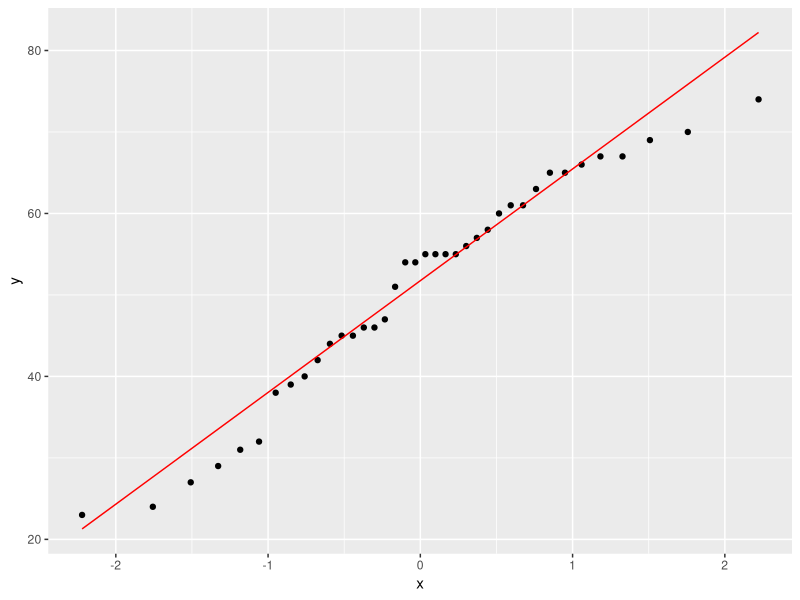

The R source for this figure: (Note: this script raises an error after producing the figure.)
## ---- chunk 1
library(tidyverse); library(knitr); library(ggplot2); library(kableExtra); library(readxl); library(dplyr); library(flextable); library(pbkrtest); library(broom)
Resultatskjema <- read_excel("Gjeldene_analyser/Resultatskjema.xlsx", na = "NA")
view(Resultatskjema)

pre.diff <- Resultatskjema %>%
  # velger relevante variabler
  select(id, group, time, sex, age, total_mass, height, weight, bmi, fat_mass, lean_mass, sys, dia, wc, handgrip, vo2max_ml_min_kg_6x5, vat_mass, vat_volume, `s-glukose`, `s-triglyserider`, `s-hdl`, `s-ldl`, pwv, `1rm_newton`) %>% 
  # filtrerer verdier fra pretest
  filter(time == "pre") %>%
  print()

ggplot(pre.diff, aes(sample = age)) + stat_qq() + stat_qq_line(col = "red")
lm.age <- lm(age ~ group, data = pre.diff)
summary(lm.age)
confint(lm.age)

t.test(age ~ group, data = pre.diff, paired = FALSE)
t.test(age ~ group, data = pre.diff, var.equal = TRUE)

lm.age.co <- lm(age ~ group + sex, data = pre.diff)
summary(lm.age.co)

ggplot(pre.diff, aes(sample = height)) + stat_qq() + stat_qq_line(col = "red")
lm.height <- lm(height ~ group, data = pre.diff)
summary(lm.height)
confint(lm.height)

lm.height.co <- lm(height ~ group + sex, data = pre.diff)
summary(lm.height.co)

t.test(height ~ group, data = pre.diff, paired = FALSE)

t.test(weight ~ group, data = pre.diff, paired = FALSE)

ggplot(pre.diff, aes(sample = total_mass)) + stat_qq() + stat_qq_line(col = "red")
lm.mass <- lm(total_mass ~ group, data = pre.diff)
summary(lm.mass)
confint(lm.mass)

lm.mass.co <- lm(total_mass ~ group + sex, data = pre.diff)
summary(lm.mass.co)

t.test(total_mass ~ group, data = pre.diff, paired = FALSE)

# bmi er signifikant forskjellig mellom gruppene
ggplot(pre.diff, aes(sample = bmi)) + stat_qq() + stat_qq_line(col = "red")
lm.bmi <- lm(bmi ~ group, data = pre.diff)
summary(lm.bmi)
confint(lm.bmi)
var.test(bmi ~ group, data = pre.diff)
t.test(bmi ~ group, var.equal = TRUE, data = pre.diff)
t.test(bmi ~ group, data = pre.diff)

lm.bmi.co <- lm(bmi ~ group + sex, data = pre.diff)
summary(lm.bmi.co)

t.test(bmi ~ group, data = pre.diff, paired = FALSE)

# fettmasse er signifikant forskjellig mellom gruppene
ggplot(pre.diff, aes(sample = fat_mass)) + stat_qq() + stat_qq_line(col = "red")
lm.fat <- lm(fat_mass ~ group, data = pre.diff)
summary(lm.fat)
confint(lm.fat)

lm.fat.co <- lm(fat_mass ~ group + sex, data = pre.diff)
summary(lm.fat.co)

t.test(fat_mass ~ group, data = pre.diff, paired = FALSE)

ggplot(pre.diff, aes(sample = lean_mass)) + stat_qq() + stat_qq_line(col = "red")
lm.lean <- lm(lean_mass ~ group, data = pre.diff)
summary(lm.lean)
confint(lm.lean)

t.test(lean_mass ~ group, data = pre.diff, paired = FALSE)

lm.lean.co <- lm(lean_mass ~ group + sex, data = pre.diff)
summary(lm.lean.co)

ggplot(pre.diff, aes(sample = sys)) + stat_qq() + stat_qq_line(col = "red")
lm.sys <- lm(sys ~ group, data = pre.diff)
summary(lm.sys)
confint(lm.sys)

lm.sys.co <- lm(sys ~ group + sex, data = pre.diff)
summary(lm.sys.co)

t.test(sys ~ group, data = pre.diff, paired = FALSE)

ggplot(pre.diff, aes(sample = dia)) + stat_qq() + stat_qq_line(col = "red")
lm.dia <- lm(dia ~ group, data = pre.diff)
summary(lm.dia)
confint(lm.dia)

lm.dia.co <- lm(dia ~ group + sex, data = pre.diff)
summary(lm.dia.co)

t.test(dia ~ group, data = pre.diff, paired = FALSE)

ggplot(pre.diff, aes(sample = wc)) + stat_qq() + stat_qq_line(col = "red")
lm.wc <- lm(wc ~ group, data = pre.diff)
summary(lm.wc)
confint(lm.wc)

# wc sign foskjell
lm.wc.co <- lm(wc ~ group + sex, data = pre.diff)
summary(lm.wc.co)

t.test(wc ~ group, data = pre.diff, paired = FALSE)

ggplot(pre.diff, aes(sample = handgrip)) + stat_qq() + stat_qq_line(col = "red")
lm.hg <- lm(handgrip ~ group, data = pre.diff)
summary(lm.hg)

lm.hg.co <- lm(handgrip ~ group + sex, data = pre.diff)
summary(lm.hg.co)

t.test(handgrip ~ group, data = pre.diff, paired = FALSE)

ggplot(pre.diff, aes(sample = vo2max_ml_min_kg)) + stat_qq() + stat_qq_line(col = "red")
lm.vo2 <- lm(vo2max_ml_min_kg ~ group, data = pre.diff)
summary(lm.vo2)

t.test(vo2max_ml_min_kg_6x5 ~ group, data = pre.diff, paired = FALSE)

lm.vo2.co <- lm(vo2max_ml_min_kg ~ group + sex, data = pre.diff)
summary(lm.vo2.co)

ggplot(pre.diff, aes(sample = vat_mass)) + stat_qq() + stat_qq_line(col = "red")
lm.vat <- lm(vat_mass ~ group, data = pre.diff)
summary(lm.vat)

t.test(vat_mass ~ group, data = pre.diff, paired = FALSE)

lm.vat.co <- lm(vat_mass ~ group + sex, data = pre.diff)
summary(lm.vat.co)

ggplot(pre.diff, aes(sample = vat_volume)) + stat_qq() + stat_qq_line(col = "red")
lm.vatv <- lm(vat_volume ~ group, data = pre.diff)
summary(lm.vatv)

# fjerner fp som hadde 10 i glukose 
gluk <- pre.diff %>%
  filter(id != "tr031 10541") %>%
  print()

# sjekker forskjeller både med og uten fp med ekstremverdi  
ggplot(gluk, aes(sample = `s-glukose`)) + stat_qq() + stat_qq_line(col = "red")
lm.gluk <- lm(`s-glukose` ~ group, data = gluk)
summary(lm.gluk)

t.test(`s-glukose` ~ group, data = pre.diff, paired = FALSE)

ggplot(pre.diff, aes(sample = `s-glukose`)) + stat_qq() + stat_qq_line(col = "red")
lm.gluk.med <- lm(`s-glukose` ~ group, data = pre.diff)
summary(lm.gluk.med)

lm.gluk.med.co <- lm(`s-glukose` ~ group + sex, data = pre.diff)
summary(lm.gluk.med.co)

ggplot(pre.diff, aes(sample = `s-triglyserider`)) + stat_qq() + stat_qq_line(col = "red")
lm.trigl <- lm(`s-triglyserider` ~ group, data = pre.diff)
summary(lm.trigl)

lm.trigl.co <- lm(`s-triglyserider` ~ group + sex, data = pre.diff)
summary(lm.trigl.co)

t.test(`s-triglyserider` ~ group, data = pre.diff, paired = FALSE)

# fjerner 3xfp med ekstreme verdier i triglyserider
trigl <- pre.diff %>%
  filter(id != "tr031 11159") %>%
  filter(id != "tr031 14662") %>%
  filter(id != "tr031 11887") %>%
  print()

# sjekker forskjeller uten 3xfp
ggplot(trigl, aes(sample = `s-triglyserider`)) + stat_qq() + stat_qq_line(col = "red")
lm.trigl.uten <- lm(`s-triglyserider` ~ group, data = trigl)
summary(lm.trigl.uten)

ggplot(pre.diff, aes(sample = `s-hdl`)) + stat_qq() + stat_qq_line(col = "red")
lm.hdl <- lm(`s-hdl` ~ group, data = pre.diff)
summary(lm.hdl)

t.test(`s-hdl` ~ group, data = pre.diff, paired = FALSE)

lm.hdl.co <- lm(`s-hdl` ~ group + sex, data = pre.diff)
summary(lm.hdl.co)

# fjerner fp med ekstreme verdier i hdl
hdl <- pre.diff %>%
  filter(id != "tr031 005") %>%
  print()

ggplot(hdl, aes(sample = `s-hdl`)) + stat_qq() + stat_qq_line(col = "red")
lm.hdl.uten <- lm(`s-hdl` ~ group, data = hdl)
summary(lm.hdl.uten)

ggplot(pre.diff, aes(sample = `s-ldl`)) + stat_qq() + stat_qq_line(col = "red")
lm.ldl <- lm(`s-ldl` ~ group, data = pre.diff)
summary(lm.ldl)

ggplot(pre.diff, aes(sample = `s-ldl`)) + stat_qq() + stat_qq_line(col = "red")
lm.ldl.co <- lm(`s-ldl` ~ group + sex, data = pre.diff)
summary(lm.ldl.co)

# fjerner fp med ekstreme verdier i ldl
ldl <- pre.diff %>%
  filter(id != "tr031 001") %>%
  filter(id != "tr031 10541") %>%
  filter(id != "tr031 015") %>%
  print()

t.test(`s-ldl` ~ group, data = pre.diff, paired = FALSE)

ggplot(ldl, aes(sample = `s-ldl`)) + stat_qq() + stat_qq_line(col = "red")
lm.ldl.uten <- lm(`s-ldl` ~ group, data = ldl)
summary(lm.ldl.uten)

ggplot(pre.diff, aes(sample = pwv)) + stat_qq() + stat_qq_line(col = "red")
lm.pwv <- lm(pwv ~ group, data = pre.diff)
summary(lm.pwv)

ggplot(pre.diff, aes(sample = pwv)) + stat_qq() + stat_qq_line(col = "red")
lm.pwv.co <- lm(pwv ~ group + sex, data = pre.diff)
summary(lm.pwv.co)

t.test(pwv ~ group, data = pre.diff, paired = FALSE)

ggplot(pre.diff, aes(sample = strength_leg)) + stat_qq() + stat_qq_line(col = "red")
lm.strength_leg <- lm(strength_leg ~ group, data = pre.diff)
summary(lm.strength_leg)

lm.strength_leg.co <- lm(strength_leg ~ group + sex, data = pre.diff)
summary(lm.strength_leg.co)

t.test(`1rm_newton` ~ group, data = pre.diff, paired = FALSE)

# sjekker p.verdi mellom kvinner i pre-verdier
pre.diff.women <- Resultatskjema %>%
  # velger relevante variabler
  select(id, group, time, sex, age, height, weight, total_mass, bmi, fat_mass, lean_mass, sys, dia, wc, handgrip, vo2max_ml_min_kg_6x5, vat_mass, vat_volume, `s-glukose`, `s-triglyserider`, `s-hdl`, `s-ldl`, pwv, `1rm_newton`) %>% 
  # filtrerer verdier fra pretest
  filter(time == "pre") %>%
  filter(sex == "1") %>%
  # grupperer etter gruppe 
  print()

ggplot(pre.diff.women, aes(sample = age)) + stat_qq() + stat_qq_line(col = "red")
lm.age.w <- lm(age ~ group, data = pre.diff.women)
summary(lm.age.w)

t.test(age ~ group, data = pre.diff.women, paired = FALSE)

ggplot(pre.diff.women, aes(sample = height)) + stat_qq() + stat_qq_line(col = "red")
lm.height.w <- lm(height ~ group, data = pre.diff.women)
summary(lm.height.w)

ggplot(pre.diff.women, aes(sample = total_mass)) + stat_qq() + stat_qq_line(col = "red")
lm.mass.w <- lm(total_mass ~ group, data = pre.diff.women)
summary(lm.mass.w)

ggplot(pre.diff.women, aes(sample = bmi)) + stat_qq() + stat_qq_line(col = "red")
lm.bmi.w <- lm(bmi ~ group, data = pre.diff.women)
summary(lm.bmi.w)

t.test(height ~ group, data = pre.diff.women, paired = FALSE)
t.test(weight ~ group, data = pre.diff.women, paired = FALSE)
t.test(bmi ~ group, data = pre.diff.women, paired = FALSE)
t.test(fat_mass ~ group, data = pre.diff.women, paired = FALSE)
t.test(lean_mass ~ group, data = pre.diff.women, paired = FALSE)
t.test(sys ~ group, data = pre.diff.women, paired = FALSE)
t.test(dia ~ group, data = pre.diff.women, paired = FALSE)
t.test(wc ~ group, data = pre.diff.women, paired = FALSE)
t.test(handgrip ~ group, data = pre.diff.women, paired = FALSE)
t.test(vo2max_ml_min_kg_6x5 ~ group, data = pre.diff.women, paired = FALSE)
t.test(vat_mass ~ group, data = pre.diff.women, paired = FALSE)
t.test(`s-glukose` ~ group, data = pre.diff.women, paired = FALSE)
t.test(`s-triglyserider` ~ group, data = pre.diff.women, paired = FALSE)
t.test(`s-hdl` ~ group, data = pre.diff.women, paired = FALSE)
t.test(`s-ldl` ~ group, data = pre.diff.women, paired = FALSE)
t.test(pwv ~ group, data = pre.diff.women, paired = FALSE)
t.test(`1rm_newton` ~ group, data = pre.diff.women, paired = FALSE)


ggplot(pre.diff.women, aes(sample = fat_mass)) + stat_qq() + stat_qq_line(col = "red")
lm.fat.w <- lm(fat_mass ~ group, data = pre.diff.women)
summary(lm.fat.w)

ggplot(pre.diff.women, aes(sample = lean_mass)) + stat_qq() + stat_qq_line(col = "red")
lm.lean.w <- lm(lean_mass ~ group, data = pre.diff.women)
summary(lm.lean.w)

ggplot(pre.diff.women, aes(sample = sys)) + stat_qq() + stat_qq_line(col = "red")
lm.sys.w <- lm(sys ~ group, data = pre.diff.women)
summary(lm.sys.w)

ggplot(pre.diff.women, aes(sample = dia)) + stat_qq() + stat_qq_line(col = "red")
lm.dia.w <- lm(dia ~ group, data = pre.diff.women)
summary(lm.dia.w)

ggplot(pre.diff.women, aes(sample = wc)) + stat_qq() + stat_qq_line(col = "red")
lm.wc.w <- lm(wc ~ group, data = pre.diff.women)
summary(lm.wc.w)

ggplot(pre.diff.women, aes(sample = handgrip)) + stat_qq() + stat_qq_line(col = "red")
lm.hg.w <- lm(handgrip ~ group, data = pre.diff.women)
summary(lm.hg.w)

ggplot(pre.diff.women, aes(sample = vo2max_ml_min_kg)) + stat_qq() + stat_qq_line(col = "red")
lm.vo2.w <- lm(vo2max_ml_min_kg ~ group, data = pre.diff.women)
summary(lm.vo2.w)

ggplot(pre.diff.women, aes(sample = vat_mass)) + stat_qq() + stat_qq_line(col = "red")
lm.vat.w <- lm(vat_mass ~ group, data = pre.diff.women)
summary(lm.vat.w)

ggplot(pre.diff.women, aes(sample = `s-glukose`)) + stat_qq() + stat_qq_line(col = "red")
lm.gluk.w <- lm(`s-glukose` ~ group, data = pre.diff.women)
summary(lm.gluk.w)

ggplot(pre.diff.women, aes(sample = `s-triglyserider`)) + stat_qq() + stat_qq_line(col = "red")
lm.trigl.w <- lm(`s-triglyserider` ~ group, data = pre.diff.women)
summary(lm.trigl.w)

ggplot(pre.diff.women, aes(sample = `s-hdl`)) + stat_qq() + stat_qq_line(col = "red")
lm.hdl.w <- lm(`s-hdl` ~ group, data = pre.diff.women)
summary(lm.hdl.w)

ggplot(pre.diff.women, aes(sample = `s-ldl`)) + stat_qq() + stat_qq_line(col = "red")
lm.ldl.w <- lm(`s-ldl` ~ group, data = pre.diff.women)
summary(lm.ldl.w)

ggplot(pre.diff.women, aes(sample = pwv)) + stat_qq() + stat_qq_line(col = "red")
lm.pwv.w <- lm(pwv ~ group, data = pre.diff.women)
summary(lm.pwv.w)

ggplot(pre.diff.women, aes(sample = strength_leg)) + stat_qq() + stat_qq_line(col = "red")
lm.strength_leg.w <- lm(strength_leg ~ group, data = pre.diff.women)
summary(lm.strength_leg.w)


# sjekker p.verdi mellom kvinner i pre-verdier
pre.diff.men <- Resultatskjema %>%
  # velger relevante variabler
  select(id, group, time, sex, age, height, weight, total_mass, bmi, fat_mass, lean_mass, sys, dia, wc, handgrip, vo2max_ml_min_kg_6x5, vat_mass, vat_volume, `s-glukose`, `s-triglyserider`, `s-hdl`, `s-ldl`, pwv, `1rm_newton`) %>% 
  # filtrerer verdier fra pretest
  filter(time == "pre") %>%
  filter(sex == "2") %>%
  print()

t.test(age ~ group, data = pre.diff.men, paired = FALSE)
t.test(height ~ group, data = pre.diff.men, paired = FALSE)
t.test(weight ~ group, data = pre.diff.men, paired = FALSE)
t.test(bmi ~ group, data = pre.diff.men, paired = FALSE)
t.test(fat_mass ~ group, data = pre.diff.men, paired = FALSE)
t.test(lean_mass ~ group, data = pre.diff.men, paired = FALSE)
t.test(sys ~ group, data = pre.diff.men, paired = FALSE)
t.test(dia ~ group, data = pre.diff.men, paired = FALSE)
t.test(wc ~ group, data = pre.diff.men, paired = FALSE)
t.test(handgrip ~ group, data = pre.diff.men, paired = FALSE)
t.test(vo2max_ml_min_kg_6x5 ~ group, data = pre.diff.men, paired = FALSE)
t.test(vat_mass ~ group, data = pre.diff.men, paired = FALSE)
t.test(`s-glukose` ~ group, data = pre.diff.men, paired = FALSE)
t.test(`s-triglyserider` ~ group, data = pre.diff.men, paired = FALSE)
t.test(`s-hdl` ~ group, data = pre.diff.men, paired = FALSE)
t.test(`s-ldl` ~ group, data = pre.diff.men, paired = FALSE)
t.test(pwv ~ group, data = pre.diff.men, paired = FALSE)
t.test(`1rm_newton` ~ group, data = pre.diff.men, paired = FALSE)

ggplot(pre.diff.men, aes(sample = age)) + stat_qq() + stat_qq_line(col = "red")
lm.age.m <- lm(age ~ group, data = pre.diff.men)
summary(lm.age.m)

ggplot(pre.diff.men, aes(sample = height)) + stat_qq() + stat_qq_line(col = "red")
lm.height.m <- lm(height ~ group, data = pre.diff.men)
summary(lm.height.m)

# filtrerer ut ekstremverdi
pre.diff.men.eks <- pre.diff.men %>%
  filter(id != "tr031 004")

ggplot(pre.diff.men, aes(sample = total_mass)) + stat_qq() + stat_qq_line(col = "red")
lm.mass.m <- lm(total_mass ~ group, data = pre.diff.men)
summary(lm.mass.m)

ggplot(pre.diff.men.eks, aes(sample = total_mass)) + stat_qq() + stat_qq_line(col = "red")
lm.mass.m2 <- lm(total_mass ~ group, data = pre.diff.men.eks)
summary(lm.mass.m2)

ggplot(pre.diff.men, aes(sample = bmi)) + stat_qq() + stat_qq_line(col = "red")
lm.bmi.m <- lm(bmi ~ group, data = pre.diff.men)
summary(lm.bmi.m)

ggplot(pre.diff.men.eks, aes(sample = bmi)) + stat_qq() + stat_qq_line(col = "red")
lm.bmi.m2 <- lm(bmi ~ group, data = pre.diff.men.eks)
summary(lm.bmi.m2)

ggplot(pre.diff.men, aes(sample = fat_mass)) + stat_qq() + stat_qq_line(col = "red")
lm.fat.m <- lm(fat_mass ~ group, data = pre.diff.men)
summary(lm.fat.m)

ggplot(pre.diff.men.eks, aes(sample = fat_mass)) + stat_qq() + stat_qq_line(col = "red")
lm.fat.m2 <- lm(fat_mass ~ group, data = pre.diff.men.eks)
summary(lm.fat.m2)

ggplot(pre.diff.men, aes(sample = lean_mass)) + stat_qq() + stat_qq_line(col = "red")
lm.lean.m <- lm(lean_mass ~ group, data = pre.diff.men)
summary(lm.lean.m)

ggplot(pre.diff.men, aes(sample = sys)) + stat_qq() + stat_qq_line(col = "red")
lm.sys.m <- lm(sys ~ group, data = pre.diff.men)
summary(lm.sys.m)

ggplot(pre.diff.men, aes(sample = dia)) + stat_qq() + stat_qq_line(col = "red")
lm.dia.m <- lm(dia ~ group, data = pre.diff.men)
summary(lm.dia.m)

ggplot(pre.diff.men, aes(sample = wc)) + stat_qq() + stat_qq_line(col = "red")
lm.wc.m <- lm(wc ~ group, data = pre.diff.men)
summary(lm.wc.m)

# sjekker uten ekstremverdi

ggplot(pre.diff.men.eks, aes(sample = wc)) + stat_qq() + stat_qq_line(col = "red")
lm.wc.m2 <- lm(wc ~ group, data = pre.diff.men.eks)
summary(lm.wc.m2)

ggplot(pre.diff.men, aes(sample = handgrip)) + stat_qq() + stat_qq_line(col = "red")
lm.hg.m <- lm(handgrip ~ group, data = pre.diff.men)
summary(lm.hg.m)

ggplot(pre.diff.men, aes(sample = vo2max_ml_min_kg)) + stat_qq() + stat_qq_line(col = "red")
lm.vo2.m <- lm(vo2max_ml_min_kg ~ group, data = pre.diff.men)
summary(lm.vo2.m)

ggplot(pre.diff.men, aes(sample = vat_mass)) + stat_qq() + stat_qq_line(col = "red")
lm.vat.m <- lm(vat_mass ~ group, data = pre.diff.men)
summary(lm.vat.m)

ggplot(pre.diff.men, aes(sample = `s-glukose`)) + stat_qq() + stat_qq_line(col = "red")
lm.gluk.m <- lm(`s-glukose` ~ group, data = pre.diff.men)
summary(lm.gluk.m)

# sjekker uten ekstremverdi
pre.diff.men.eks2 <- pre.diff.men %>%
  filter(id != "tr031 009")

ggplot(pre.diff.men.eks2, aes(sample = `s-glukose`)) + stat_qq() + stat_qq_line(col = "red")
lm.gluk.m2 <- lm(`s-glukose` ~ group, data = pre.diff.men.eks2)
summary(lm.gluk.m2)

ggplot(pre.diff.men, aes(sample = `s-triglyserider`)) + stat_qq() + stat_qq_line(col = "red")
lm.trigl.m <- lm(`s-triglyserider` ~ group, data = pre.diff.men)
summary(lm.trigl.m)

ggplot(pre.diff.men, aes(sample = `s-hdl`)) + stat_qq() + stat_qq_line(col = "red")
lm.hdl.m <- lm(`s-hdl` ~ group, data = pre.diff.men)
summary(lm.hdl.m)

ggplot(pre.diff.men, aes(sample = `s-ldl`)) + stat_qq() + stat_qq_line(col = "red")
lm.ldl.m <- lm(`s-ldl` ~ group, data = pre.diff.men)
summary(lm.ldl.m)

ggplot(pre.diff.men, aes(sample = pwv)) + stat_qq() + stat_qq_line(col = "red")
lm.pwv.m <- lm(pwv ~ group, data = pre.diff.men)
summary(lm.pwv.m)

ggplot(pre.diff.men, aes(sample = strength_leg)) + stat_qq() + stat_qq_line(col = "red")
lm.strength_leg.m <- lm(strength_leg ~ group, data = pre.diff.men)
summary(lm.strength_leg.m)
